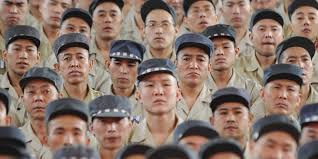
#> input picture images.jpg, 318 x 159 px, given in place of the camera
$ python Morfolojik.py
#> lines starting #> are read from the running program, lines starting #| are printed output that depends on the picture; after the words box and inside, x2 and y2 are one past the last pixel; in counts of white or black regions, pixels touching at a corner belong together
import cv2
import numpy as np

kamera = cv2.VideoCapture(0)

dusuk = np.array([88, 50, 50])
yuksek = np.array([130, 255, 255])

while True:
    ret, gorsel = kamera.read()
#> gorsel is the input picture: shape (159, 318, 3); mean B, G, R 105.2, 115.2, 136

    hsv = cv2.cvtColor(gorsel, cv2.COLOR_BGR2HSV)
#> hsv: shape (159, 318, 3); mean H, S, V 35, 65.8, 137.9

    mask = cv2.inRange(hsv, dusuk, yuksek)
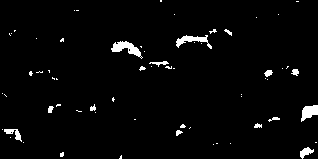
#> mask: shape (159, 318); 2.6% white; 64 white regions (49 under 20 px), largest, box (x1, y1, x2, y2) and area: (111, 41, 143, 59) 246, (176, 35, 212, 49) 197, (301, 105, 318, 122) 184

    son = cv2.bitwise_and(gorsel, gorsel, mask=mask)
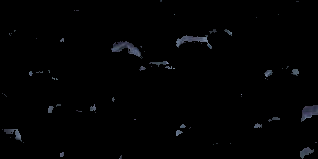
#> son: shape (159, 318, 3); mean B, G, R 2.5, 2, 1.8

    cv2.imshow("mask", mask)
    cv2.imshow("son_resim", son)

    if cv2.waitKey(25) & 0xFF == ord('q'):
#> (key q is pressed here)
        break

kamera.release()
cv2.destroyAllWindows()
